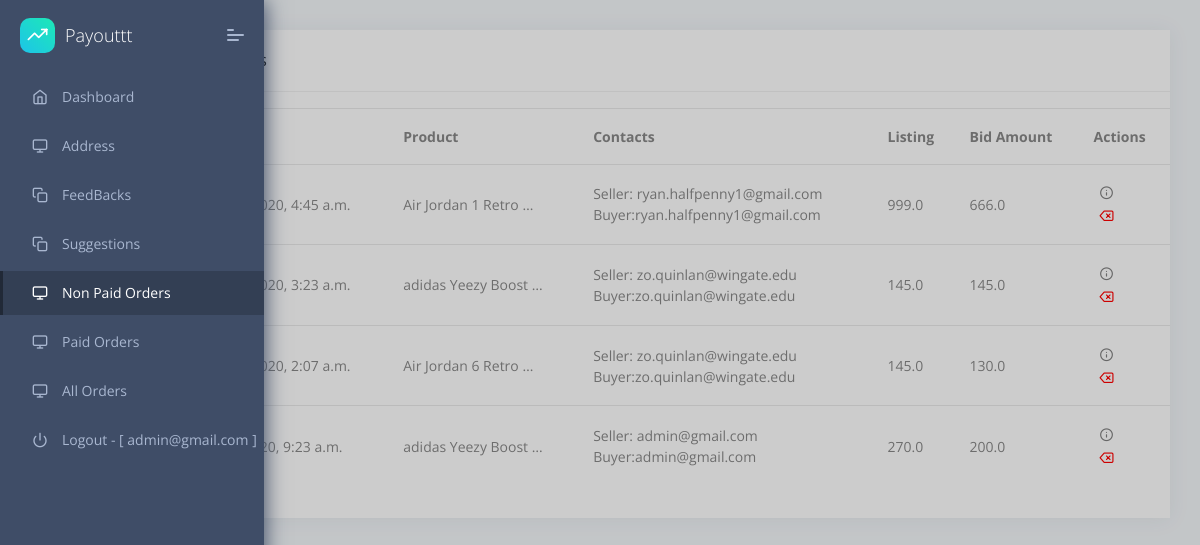
Page /dashboard/dashboard/paid/orders/ (signed in) on the earlier database version.
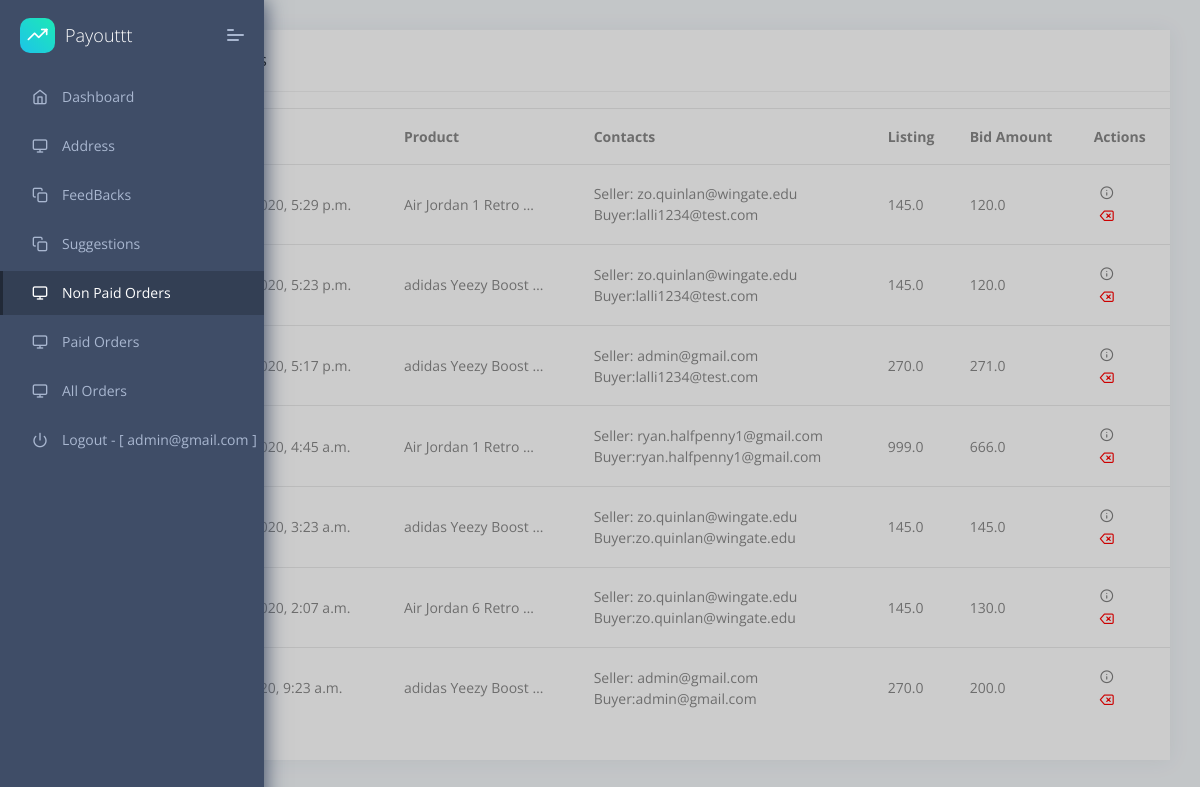
Same page on the later database version.
### accounts/models.py (models this page shows, shortened)
class User(AbstractUser):
    SELLER = 'seller'
    BUYER = 'buyer'
    USER_TYPES = (
        (SELLER, 'Seller'),
        (BUYER, 'Buyer'),
    )
    username = None
    email = models.EmailField(_('email address'), unique=True)
    full_name = models.CharField(max_length=100, null=True, blank=True)
    phone_number = PhoneNumberField(null=True, blank=True)
    verified_account = models.BooleanField(default=False)
    street_address = models.CharField(max_length=120, null=True, blank=True)
    city = models.CharField(max_length=120, null=True, blank=True)
    state = models.CharField(max_length=2, choices=STATE_CHOICES, null=True, blank=True)
    zip_code = models.IntegerField(default=0)
    business_name = models.CharField(max_length=120, null=True, blank=True)
    user_type = models.CharField(max_length=10, choices=USER_TYPES, default=SELLER)
    dwolla_customer_id = models.CharField(max_length=255, null=True, blank=True)
    dwolla_customer_url = models.URLField(max_length=255, null=True, blank=True)
    master_account_url = models.URLField(max_length=255, null=True, blank=True)
    ssn = models.CharField(max_length=50, null=True, blank=True)
    date_of_birth = models.DateField(null=True, blank=True)
    stripe_customer_id = models.CharField(max_length=250, null=True, blank=True)
    stripe_account_id = models.CharField(max_length=250, null=True, blank=True)
    stripe_payment_method = models.CharField(max_length=2000, null=True, blank=True)
    return_address = models.TextField(null=True, blank=True)
    USERNAME_FIELD = 'email'
    REQUIRED_FIELDS = []
    objects = CustomUserManager()
    def __str__(self):
        return self.email

### api/models.py (models this page shows, shortened)
class Bid(models.Model):
    product_to_bid_on = models.ForeignKey(Product, related_name='product_selection', on_delete=models.CASCADE,
                                          null=True, blank=True)
    sku_number = models.CharField(max_length=120, null=True, blank=True)
    user = models.ForeignKey(User, on_delete=models.CASCADE, null=True, blank=True)  # Have to update this one.
    order_id = models.CharField(max_length=100, blank=True, unique=True, default=uuid.uuid4)
    bid_amount = models.FloatField()
    timestamp = models.DateTimeField(auto_now_add=True)
    updated_at = models.DateTimeField(auto_now=True)
    verified_account = models.BooleanField(default=False)
    shoe_size = models.ForeignKey(ShoeSize, on_delete=models.CASCADE)
    paid = models.BooleanField(default=False)
    def get_payment(self):
        return BidPayment.objects.filter(bid=self).last()

class Product(models.Model):
    seller = models.ForeignKey(User, on_delete=models.CASCADE)
    title = models.CharField(max_length=120)
    retail_price = models.FloatField(default=0)
    sku_number = models.CharField(max_length=120)
    colorway = models.CharField(max_length=120)
    shoe_sizes = models.ManyToManyField(ShoeSize, null=True, blank=True)
    brand = models.CharField(max_length=120)
    listing_price = models.FloatField()
    url = models.URLField()
    release_date = models.DateField()
    total_sales = models.IntegerField(default=0)
    type = models.CharField(max_length=120)
    image = models.FileField(null=True, blank=True)
    sold = models.BooleanField(default=False)
    on_hold = models.BooleanField(default=False)

### dashboard/views.py (the view)
# urls.py: path('dashboard/paid/orders/', views.NonPaidOrdersView.as_view(), name='non_paid_orders'),
@method_decorator(staff_required, name='dispatch')
class NonPaidOrdersView(LoginRequiredMixin, TemplateView):
    template_name = 'non_paid_orders.html'
    def get_context_data(self, **kwargs):
        kwargs.setdefault('view', self)
        kwargs['paid_bids'] = BidManagement().get_non_paid_bids()
        kwargs['orders'] = 'active'
        return kwargs

### dashboard/services.py (called while the page is built)
    def get_non_paid_bids(self):
        return Bid.objects.filter(paid=False).order_by('-id')

### website/context_processors.py (called while the page is built)
def cart_info(request):
    total_cart_items = 0
    if request.user.is_authenticated:
        cart = CartModel.objects.filter(user=request.user, is_active=True).first()
        if cart:
            total_cart_items = cart.cart_item.all().count()
    return {"total_cart_items": total_cart_items}

### dashboard/templates/non_paid_orders.html (shortened to what this page needs)
{% extends "layouts/base.html" %}
{% block content %}
    <div class="pcoded-content">
        <div class="pcoded-inner-content">
            <div class="main-body">
                <div class="page-wrapper">
                    <div class="row">
                        <div class="col-xl-12 col-md-12">
                            <div class="card Recent-Users">
                                <div class="card-header">
                                    <h5>Non Paid Orders</h5>
                                </div>
                                <div class="card-block px-0 py-3">
                                    <div class="table-responsive">
                                        <table class="table table-hover">
                                            <thead>
                                            <tr>
                                                <th>Order</th>
                                                <th>Order DT</th>
                                                <th>Product</th>
                                                <th>Contacts</th>
                                                <th>Listing</th>
                                                <th>Bid Amount</th>
                                                <th>Actions</th>
                                            </tr>
                                            </thead>
                                            <tbody>
                                            {% for bid in paid_bids %}
                                                <tr class="unread">
                                                    <td><span title="{{ bid.order_id }}">{{ bid.id }}</span></td>
                                                    <td>{{ bid.timestamp }}</td>
                                                    <td><span
                                                            title="{{ bid.product_to_bid_on.title }}">{{ bid.product_to_bid_on.title|truncatechars:20 }}</span>
                                                    </td>
                                                    <td>Seller: {{ bid.product_to_bid_on.seller }}
                                                        <br>Buyer:{{ bid.user }}</td>
                                                    <td>{{ bid.product_to_bid_on.listing_price }}</td>
                                                    <td>{{ bid.bid_amount }}</td>
                                                    <td>
                                                        <button type="button" class="transparant-button"
                                                                data-toggle="modal"
                                                                data-target="#paid_order_{{ bid.id }}">
                                                            <i style="color: grey;" class="feather icon-info"></i>
                                                        </button>
                                                        <form action="{% url 'remove-order' bid.id %}" method="post">
                                                            <button type="submit" class="transparant-button"><i
                                                                    style="color: red;"
                                                                    class="feather icon-delete"></i></button>
                                                        </form>
                                                    </td>
                                                </tr>
                                            {% endfor %}
                                            </tbody>
                                        </table>
                                    </div>
                                </div>
                            </div>
                        </div>
                    </div>
                </div>
            </div>
        </div>
    </div>
{% endblock content %}

### dashboard/templates/layouts/base.html (shortened to what this page needs)
{% load static %}
<!DOCTYPE html>
<html lang="en">
<head>
    <link rel="stylesheet" href="{% static 'assets/fonts/fontawesome/css/fontawesome-all.min.css' %}">
    <link rel="stylesheet" href="{% static 'assets/plugins/animation/css/animate.min.css' %}">
    <link rel="stylesheet" href="{% static 'assets/css/style.css' %}">
</head>
<body>
{% include 'includes/navigation.html' %}
<div class="pcoded-main-container">
    <div class="pcoded-wrapper">
        {% block content %}{% endblock content %}
    </div>
</div>
</body>
</html>

### dashboard/templates/includes/navigation.html
<nav class="pcoded-navbar">
    <div class="navbar-wrapper">
        <div class="navbar-brand header-logo">
            <a target="_blank" href="https://appseed.us/admin-dashboards/django-dashboard-dattaable" class="b-brand">
                <div class="b-bg">
                    <i class="feather icon-trending-up"></i>
                </div>
                <span class="b-title">Payouttt</span>
            </a>
            <a class="mobile-menu" id="mobile-collapse" href="javascript:"><span></span></a>
        </div>
        <div class="navbar-content scroll-div">
            <ul class="nav pcoded-inner-navbar">
                <li data-username="dashboard Default Ecommerce CRM Analytics Crypto Project" class="nav-item {{ dashboard }}">
                    <a href="{% url 'home' %}" class="nav-link "><span class="pcoded-micon"><i
                            class="feather icon-home"></i></span><span class="pcoded-mtext">Dashboard</span></a>
                </li>
                <li data-username="dashboard Default Ecommerce CRM Analytics Crypto Project" class="nav-item {{ address }}">
                    <a href="{% url 'address' %}" class="nav-link "><span class="pcoded-micon"><i
                            class="feather icon-monitor"></i></span><span class="pcoded-mtext">Address</span></a>
                </li>
                <li data-username="dashboard Default Ecommerce CRM Analytics Crypto Project" class="nav-item">
                    <a href="{% url 'dashboard-feedback' %}" class="nav-link "><span class="pcoded-micon"><i
                            class="feather icon-copy"></i></span><span class="pcoded-mtext">FeedBacks</span></a>
                </li>
                <li data-username="dashboard Default Ecommerce CRM Analytics Crypto Project" class="nav-item">
                    <a href="{% url 'product_suggestions' %}" class="nav-link "><span class="pcoded-micon"><i
                            class="feather icon-copy"></i></span><span class="pcoded-mtext">Suggestions</span></a>
                </li>
                <li data-username="dashboard Default Ecommerce CRM Analytics Crypto Project" class="nav-item {{ orders }}">
                    <a href="{% url 'non_paid_orders' %}" class="nav-link "><span class="pcoded-micon"><i
                            class="feather icon-monitor"></i></span><span class="pcoded-mtext">Non Paid Orders</span></a>
                </li>
                <li data-username="dashboard Default Ecommerce CRM Analytics Crypto Project" class="nav-item {{ paid_orders }}">
                    <a href="{% url 'all_paid_orders' %}" class="nav-link "><span class="pcoded-micon"><i
                            class="feather icon-monitor"></i></span><span class="pcoded-mtext">Paid Orders</span></a>
                </li>
                <li data-username="dashboard Default Ecommerce CRM Analytics Crypto Project" class="nav-item {{ all_orders }}">
                    <a href="{% url 'all_orders' %}" class="nav-link "><span class="pcoded-micon"><i
                            class="feather icon-monitor"></i></span><span class="pcoded-mtext">All Orders</span></a>
                </li>
                <li data-username="Disabled Menu" class="nav-item">
                    <a href={% url 'logout' %} class="nav-link">
                            <span class="pcoded-micon">
                                <i class="feather icon-power"></i>
                            </span>
                        <span class="pcoded-mtext">Logout - [ {{ request.user }} ]</span>
                    </a>
                </li>
            </ul>
        </div>
    </div>
</nav>

### dashboard/templates/non_paid_orders.html (style rules this page uses)
.transparant-button { background-color: Transparent; background-repeat: no-repeat; border: none; cursor: pointer; overflow: hidden; outline: none; }

Differences in the rows shown:
added Bid: timestamp "May 11, 2020, 5:29 p.m.", product_to_bid_on "Air Jordan 1 Retro …", product_to_bid_on.seller "zo.quinlan@wingate.edu", user "lalli1234@test.com", product_to_bid_on.listing_price "145.0", bid_amount "120.0"
added Bid: timestamp "May 11, 2020, 5:23 p.m.", product_to_bid_on "adidas Yeezy Boost …", product_to_bid_on.seller "zo.quinlan@wingate.edu", user "lalli1234@test.com", product_to_bid_on.listing_price "145.0", bid_amount "120.0"
added Bid: timestamp "May 11, 2020, 5:17 p.m.", product_to_bid_on "adidas Yeezy Boost …", product_to_bid_on.seller "admin@gmail.com", user "lalli1234@test.com", product_to_bid_on.listing_price "270.0", bid_amount "271.0"
